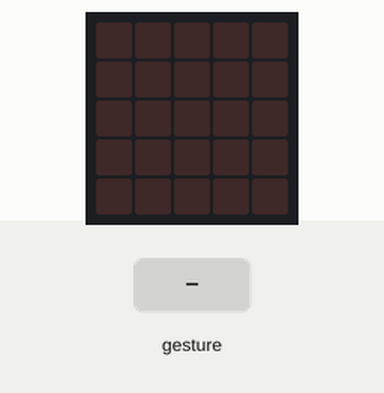
This program was run on a simulated BBC micro:bit (MakeCode). On the bench: the board's 5×5 LED display. The inputs (shaded band) are chosen by the test bench.

Above: at 1.2 s.
1.3 s: sound turns loud
At 2.3 s:
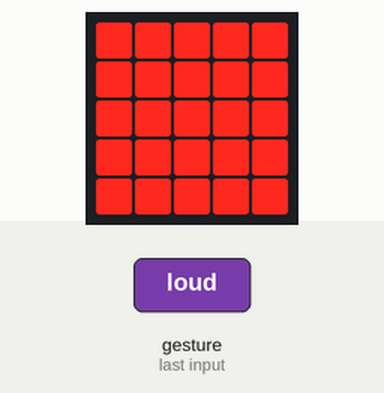
2.8 s: sound turns loud
At 3.5 s:
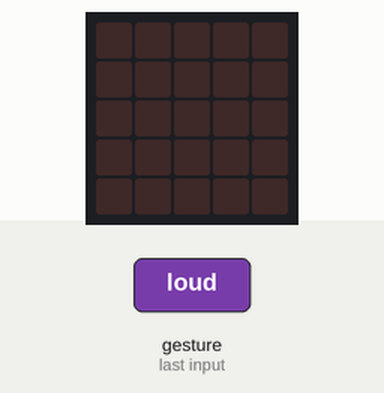
Timing chart, 0 to 5.8 s (numbered marks = the images above; inputs shaded):
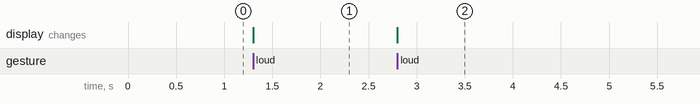

The program:

main.ts
```typescript
let is_light_on = false
input.onSound(DetectedSound.Loud, function () {
    is_light_on = !(is_light_on)
    if (is_light_on) {
        basic.showLeds(`
            # # # # #
            # # # # #
            # # # # #
            # # # # #
            # # # # #
            `)
    } else {
        basic.clearScreen()
    }
})
```

test.ts
```typescript
// testes vão aqui; isto não será compilado quando este pacote for usado como uma extensão.
```

Measured:
- after the input at 1.3 s, the display: changes at once (image 1)
- after the input at 2.8 s, the display: changes at once (image 2)
